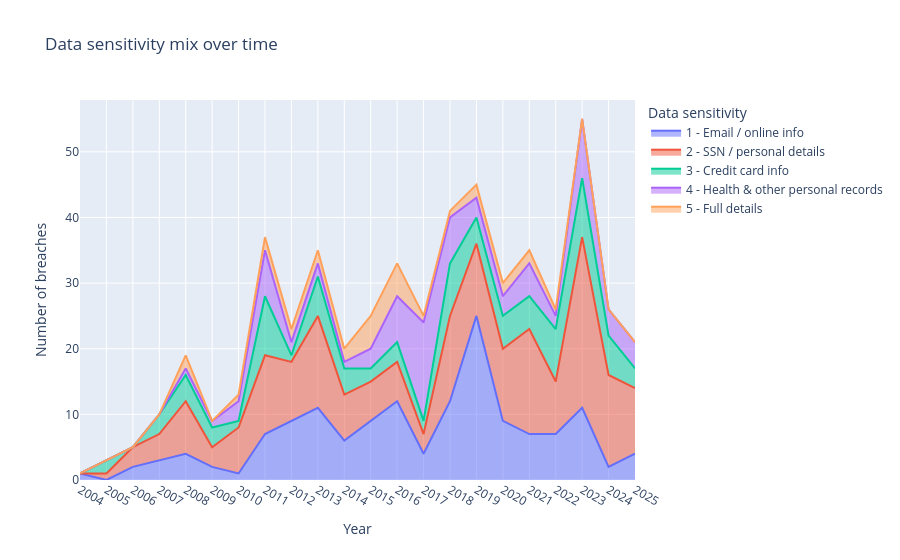

Notebook code cell kept with this figure:
### Markdown cell above
---
## Are breaches getting more sensitive?

> **💡 Despite occasional spikes (2017 stands out with 64% of breaches at level 4), the long-run average sensitivity has been remarkably stable around 2.3 — the mix of exposed data types is not becoming more severe over time**

The dataset includes a 1–5 data-sensitivity scale (1 = email address only, 5 = full personal details including health records and financial data). A stacked area chart shows how the *composition* of sensitivity levels has shifted each year, which is more informative than a single average line — it reveals whether the mix is changing even if the mean stays flat.

**Design note:** The categorical colour ordering follows the sensitivity scale (1 at the bottom, 5 at the top), so the visual weight at the top of the stack directly represents the most severe breaches. The legend order matches, making it easy to trace a single level across time.

### Code cell
levelled = (
    df.groupby(["year", "sensitivity_label"], as_index=False)
    .size()
    .rename(columns={"size": "count"})
)
levelled["sensitivity_label"] = pd.Categorical(
    levelled["sensitivity_label"],
    categories=[
        "1 - Email / online info",
        "2 - SSN / personal details",
        "3 - Credit card info",
        "4 - Health & other personal records",
        "5 - Full details",
    ],
    ordered=True,
)

fig4 = px.area(
    levelled,
    x="year",
    y="count",
    color="sensitivity_label",
    category_orders={
        "sensitivity_label": [
            "1 - Email / online info",
            "2 - SSN / personal details",
            "3 - Credit card info",
            "4 - Health & other personal records",
            "5 - Full details",
        ]
    },
    labels={"year": "Year", "count": "Number of breaches", "sensitivity_label": "Data sensitivity"},
    title="Data sensitivity mix over time",
)
fig4.update_layout(xaxis=dict(dtick=1))
fig4.show()

### Figure 1 — Plotly figure (JSON) as saved in the notebook; plotly's stock layout.template omitted (floating-point values rounded to 4 significant figures)
{"data": [{"fillpattern": {"shape": ""}, "hovertemplate": "Data sensitivity=1 - Email / online info<br>Year=%{x}<br>Number of breaches=%{y}<extra></extra>", "legendgroup": "1 - Email / online info", "line": {"color": "#636efa"}, "marker": {"symbol": "circle"}, "mode": "lines", "name": "1 - Email / online info", "orientation": "v", "showlegend": true, "stackgroup": "1", "type": "scatter", "x": [2004, 2006, 2007, 2008, 2009, 2010, 2011, 2012, 2013, 2014, 2015, 2016, 2017, 2018, 2019, 2020, 2021, 2022, 2023, 2024, 2025], "xaxis": "x", "y": [1, 2, 3, 4, 2, 1, 7, 9, 11, 6, 9, 12, 4, 12, 25, 9, 7, 7, 11, 2, 4], "yaxis": "y"}, {"fillpattern": {"shape": ""}, "hovertemplate": "Data sensitivity=2 - SSN / personal details<br>Year=%{x}<br>Number of breaches=%{y}<extra></extra>", "legendgroup": "2 - SSN / personal details", "line": {"color": "#EF553B"}, "marker": {"symbol": "circle"}, "mode": "lines", "name": "2 - SSN / personal details", "orientation": "v", "showlegend": true, "stackgroup": "1", "type": "scatter", "x": [2005, 2006, 2007, 2008, 2009, 2010, 2011, 2012, 2013, 2014, 2015, 2016, 2017, 2018, 2019, 2020, 2021, 2022, 2023, 2024, 2025], "xaxis": "x", "y": [1, 3, 4, 8, 3, 7, 12, 9, 14, 7, 6, 6, 3, 13, 11, 11, 16, 8, 26, 14, 10], "yaxis": "y"}, {"fillpattern": {"shape": ""}, "hovertemplate": "Data sensitivity=3 - Credit card info<br>Year=%{x}<br>Number of breaches=%{y}<extra></extra>", "legendgroup": "3 - Credit card info", "line": {"color": "#00cc96"}, "marker": {"symbol": "circle"}, "mode": "lines", "name": "3 - Credit card info", "orientation": "v", "showlegend": true, "stackgroup": "1", "type": "scatter", "x": [2005, 2007, 2008, 2009, 2010, 2011, 2012, 2013, 2014, 2015, 2016, 2017, 2018, 2019, 2020, 2021, 2022, 2023, 2024, 2025], "xaxis": "x", "y": [2, 3, 4, 3, 1, 9, 1, 6, 4, 2, 3, 2, 8, 4, 5, 5, 8, 9, 6, 3], "yaxis": "y"}, {"fillpattern": {"shape": ""}, "hovertemplate": "Data sensitivity=4 - Health & other personal records<br>Year=%{x}<br>Number of breaches=%{y}<extra></extra>", "legendgroup": "4 - Health & other personal records", "line": {"color": "#ab63fa"}, "marker": {"symbol": "circle"}, "mode": "lines", "name": "4 - Health & other personal records", "orientation": "v", "showlegend": true, "stackgroup": "1", "type": "scatter", "x": [2008, 2009, 2010, 2011, 2012, 2013, 2014, 2015, 2016, 2017, 2018, 2019, 2020, 2021, 2022, 2023, 2024, 2025], "xaxis": "x", "y": [1, 1, 3, 7, 2, 2, 1, 3, 7, 15, 7, 3, 3, 5, 2, 9, 4, 4], "yaxis": "y"}, {"fillpattern": {"shape": ""}, "hovertemplate": "Data sensitivity=5 - Full details<br>Year=%{x}<br>Number of breaches=%{y}<extra></extra>", "legendgroup": "5 - Full details", "line": {"color": "#FFA15A"}, "marker": {"symbol": "circle"}, "mode": "lines", "name": "5 - Full details", "orientation": "v", "showlegend": true, "stackgroup": "1", "type": "scatter", "x": [2008, 2010, 2011, 2012, 2013, 2014, 2015, 2016, 2017, 2018, 2019, 2020, 2021, 2022], "xaxis": "x", "y": [2, 1, 2, 2, 2, 2, 5, 5, 1, 1, 2, 2, 2, 1], "yaxis": "y"}], "layout": {"legend": {"title": {"text": "Data sensitivity"}, "tracegroupgap": 0}, "title": {"text": "Data sensitivity mix over time"}, "xaxis": {"anchor": "y", "domain": [0, 1], "dtick": 1, "title": {"text": "Year"}}, "yaxis": {"anchor": "x", "domain": [0, 1], "title": {"text": "Number of breaches"}}}}
